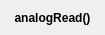
<?xml version="1.0" encoding="UTF-8"?>
<ui version="4.0">
 <class>glowbot_object_analog_read_arduino</class>
 <widget class="QWidget" name="glowbot_object_analog_read_arduino">
  <property name="geometry">
   <rect>
    <x>0</x>
    <y>0</y>
    <width>105</width>
    <height>35</height>
   </rect>
  </property>
  <property name="windowTitle">
   <string>Form</string>
  </property>
  <layout class="QHBoxLayout" name="horizontalLayout">
   <property name="spacing">
    <number>5</number>
   </property>
   <property name="margin">
    <number>1</number>
   </property>
   <item>
    <widget class="QLabel" name="label">
     <property name="font">
      <font>
       <weight>75</weight>
       <bold>true</bold>
      </font>
     </property>
     <property name="text">
      <string>analogRead()</string>
     </property>
     <property name="alignment">
      <set>Qt::AlignCenter</set>
     </property>
    </widget>
   </item>
  </layout>
 </widget>
 <resources/>
 <connections/>
</ui>
